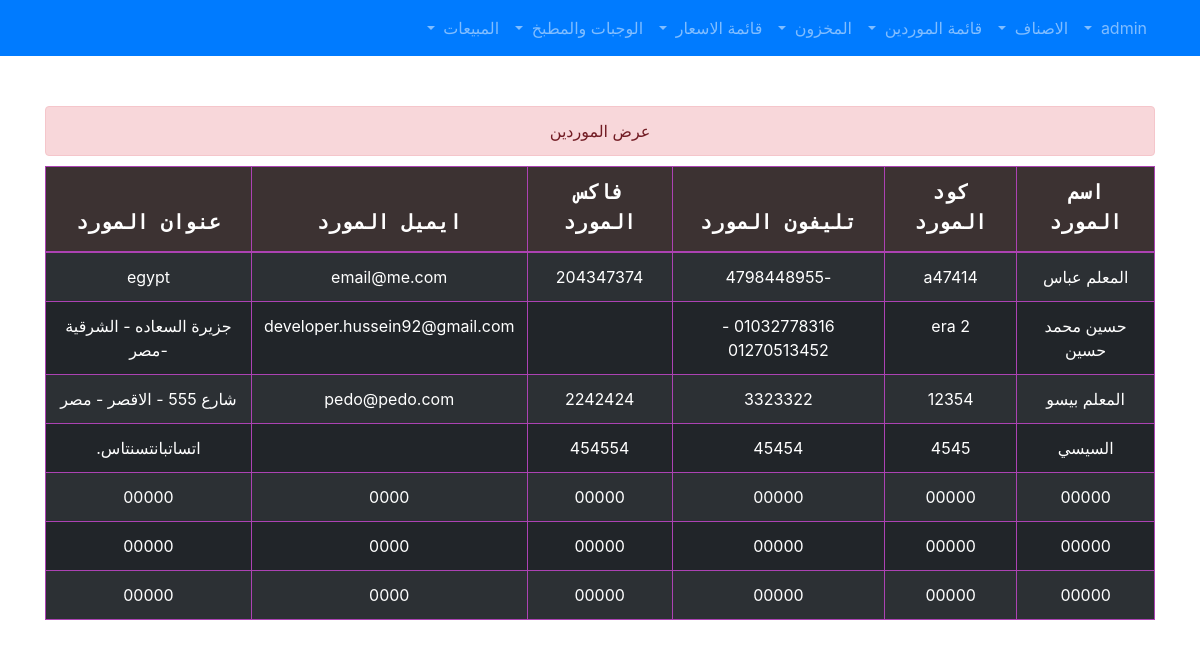
Page /suppliershow.php (signed in) on the committed database.
### tables this page shows
CREATE TABLE `supplier` (
  `id` int(11) NOT NULL,
  `code` varchar(255) NOT NULL,
  `name` varchar(255) NOT NULL,
  `phone` varchar(255) NOT NULL,
  `fax` varchar(255) NOT NULL,
  `email` varchar(255) NOT NULL,
  `address` varchar(255) NOT NULL
);

### suppliershow.php (the view)
<?php
include_once "header.php";
if($_SESSION["mystatus"]!=0){
?>
<div class="alert alert-danger"  role="alert">
عرض الموردين
</div>
<form>
<table class="table table-hover table-bordered table-striped table-dark">
<thead style="">
<tr>
  <th>اسم المورد</th>
  <th>كود المورد</th>
  <th>تليفون المورد</th>
  <th>فاكس المورد</th>
  <th>ايميل المورد</th>
  <th>عنوان المورد</th>
</tr>
<thead>
<tbody>
<?php
$sql = "
SELECT *
FROM supplier
";
$result = mysqli_query($conn, $sql);
if (mysqli_num_rows($result) > 0) {
  while($row = mysqli_fetch_assoc($result)) {
?>
<tr>
<td><?php echo $row["name"]."    " ; ?></td>
<td><?php echo $row["code"]."  "; ?></td>
<td><?php echo $row["phone"]."  "; ?></td>
<td><?php echo $row["fax"]."  "; ?></td>
<td><?php echo $row["email"]."  "; ?></td>
<td><?php echo $row["address"]."  "; ?></td>
</tr>
<?php
  }
  } else {
  echo '<div class="alert alert-warning"  role="alert">
  لا يوجد موردين
</div>';
  }
?>
</tbody>
</table>
</form>
<?php
}else{
  echo ' <script> window.location.href = "index.php"; </script>';
}
include_once "footer.php";
?>

### css/style.css (style rules this page uses)
thead { background-color:#3c3232; font-family: monospace; font-size:20px; text-align:center; font-weight:bold; }
.alert { margin-top:50px; margin-bottom:10px; text-align:center }
.table-dark td, .table-dark th, .table-dark thead th { border-color: #ac42b3; }
td { text-align: center; }

### rows in the picture
supplier: name "المعلم عباس", code "a47414", phone "-4798448955", fax "204347374", email "email@me.com", address "egypt"
supplier: name "حسين محمد حسين", code "era 2", phone "01032778316 - 01270513452", email "developer.hussein92@gmail.com", address "جزيرة السعاده - الشرقية -مصر"
supplier: name "المعلم بيسو", code "12354", phone "3323322", fax "2242424", email "pedo@pedo.com", address "شارع 555 - الاقصر - مصر"
supplier: name "السيسي", code "4545", phone "45454", fax "454554", address "اتساتبانتسنتاس."
supplier: name "00000", code "00000", phone "00000", fax "00000", email "0000", address "00000"
supplier: name "00000", code "00000", phone "00000", fax "00000", email "0000", address "00000"
supplier: name "00000", code "00000", phone "00000", fax "00000", email "0000", address "00000"
